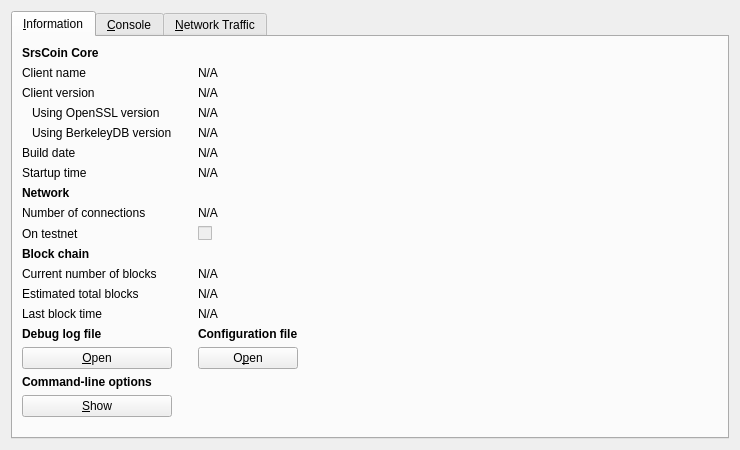
<?xml version="1.0" encoding="UTF-8"?>
<ui version="4.0">
 <class>RPCConsole</class>
 <widget class="QWidget" name="RPCConsole">
  <property name="geometry">
   <rect>
    <x>0</x>
    <y>0</y>
    <width>740</width>
    <height>450</height>
   </rect>
  </property>
  <property name="windowTitle">
   <string>SrsCoin - Debug window</string>
  </property>
  <layout class="QVBoxLayout" name="verticalLayout_2">
   <item>
    <widget class="QTabWidget" name="tabWidget">
     <property name="currentIndex">
      <number>0</number>
     </property>
     <widget class="QWidget" name="tab_info">
      <attribute name="title">
       <string>&amp;Information</string>
      </attribute>
      <layout class="QGridLayout" name="gridLayout">
       <item row="15" column="2">
        <widget class="QLabel" name="labelConfigfile">
         <property name="font">
          <font>
           <weight>75</weight>
           <bold>true</bold>
          </font>
         </property>
         <property name="text">
          <string>Configuration file</string>
         </property>
        </widget>
       </item>
       <item row="13" column="2">
        <widget class="QLabel" name="lastBlockTime">
         <property name="cursor">
          <cursorShape>IBeamCursor</cursorShape>
         </property>
         <property name="text">
          <string>N/A</string>
         </property>
         <property name="textFormat">
          <enum>Qt::PlainText</enum>
         </property>
         <property name="textInteractionFlags">
          <set>Qt::LinksAccessibleByMouse|Qt::TextSelectableByKeyboard|Qt::TextSelectableByMouse</set>
         </property>
        </widget>
       </item>
       <item row="11" column="0">
        <widget class="QLabel" name="label_3">
         <property name="text">
          <string>Current number of blocks</string>
         </property>
        </widget>
       </item>
       <item row="11" column="2">
        <widget class="QLabel" name="numberOfBlocks">
         <property name="cursor">
          <cursorShape>IBeamCursor</cursorShape>
         </property>
         <property name="text">
          <string>N/A</string>
         </property>
         <property name="textFormat">
          <enum>Qt::PlainText</enum>
         </property>
         <property name="textInteractionFlags">
          <set>Qt::LinksAccessibleByMouse|Qt::TextSelectableByKeyboard|Qt::TextSelectableByMouse</set>
         </property>
        </widget>
       </item>
       <item row="17" column="0">
        <widget class="QLabel" name="labelCLOptions">
         <property name="font">
          <font>
           <weight>75</weight>
           <bold>true</bold>
          </font>
         </property>
         <property name="text">
          <string>Command-line options</string>
         </property>
        </widget>
       </item>
       <item row="16" column="0">
        <widget class="QPushButton" name="openDebugLogfileButton">
         <property name="toolTip">
          <string>Open the SrsCoin debug log file from the current data directory. This can take a few seconds for large log files.</string>
         </property>
         <property name="text">
          <string>&amp;Open</string>
         </property>
         <property name="autoDefault">
          <bool>false</bool>
         </property>
        </widget>
       </item>
       <item row="15" column="0">
        <widget class="QLabel" name="labelDebugLogfile">
         <property name="font">
          <font>
           <weight>75</weight>
           <bold>true</bold>
          </font>
         </property>
         <property name="text">
          <string>Debug log file</string>
         </property>
        </widget>
       </item>
       <item row="18" column="3" rowspan="2">
        <spacer name="horizontalSpacer">
         <property name="orientation">
          <enum>Qt::Horizontal</enum>
         </property>
         <property name="sizeHint" stdset="0">
          <size>
           <width>404</width>
           <height>20</height>
          </size>
         </property>
        </spacer>
       </item>
       <item row="19" column="1">
        <spacer name="verticalSpacer">
         <property name="orientation">
          <enum>Qt::Vertical</enum>
         </property>
         <property name="sizeHint" stdset="0">
          <size>
           <width>20</width>
           <height>40</height>
          </size>
         </property>
        </spacer>
       </item>
       <item row="18" column="0">
        <widget class="QPushButton" name="showCLOptionsButton">
         <property name="toolTip">
          <string>Show the SrsCoin-Qt help message to get a list with possible SrsCoin command-line options.</string>
         </property>
         <property name="text">
          <string>&amp;Show</string>
         </property>
         <property name="autoDefault">
          <bool>false</bool>
         </property>
        </widget>
       </item>
       <item row="13" column="0">
        <widget class="QLabel" name="label_2">
         <property name="text">
          <string>Last block time</string>
         </property>
        </widget>
       </item>
       <item row="7" column="0">
        <widget class="QLabel" name="label_11">
         <property name="font">
          <font>
           <weight>75</weight>
           <bold>true</bold>
          </font>
         </property>
         <property name="text">
          <string>Network</string>
         </property>
        </widget>
       </item>
       <item row="6" column="2">
        <widget class="QLabel" name="startupTime">
         <property name="cursor">
          <cursorShape>IBeamCursor</cursorShape>
         </property>
         <property name="text">
          <string>N/A</string>
         </property>
         <property name="textFormat">
          <enum>Qt::PlainText</enum>
         </property>
         <property name="textInteractionFlags">
          <set>Qt::LinksAccessibleByMouse|Qt::TextSelectableByKeyboard|Qt::TextSelectableByMouse</set>
         </property>
        </widget>
       </item>
       <item row="6" column="0">
        <widget class="QLabel" name="label_13">
         <property name="text">
          <string>Startup time</string>
         </property>
        </widget>
       </item>
       <item row="9" column="0">
        <widget class="QLabel" name="label_8">
         <property name="text">
          <string>On testnet</string>
         </property>
        </widget>
       </item>
       <item row="8" column="2">
        <widget class="QLabel" name="numberOfConnections">
         <property name="cursor">
          <cursorShape>IBeamCursor</cursorShape>
         </property>
         <property name="text">
          <string>N/A</string>
         </property>
         <property name="textFormat">
          <enum>Qt::PlainText</enum>
         </property>
         <property name="textInteractionFlags">
          <set>Qt::LinksAccessibleByMouse|Qt::TextSelectableByKeyboard|Qt::TextSelectableByMouse</set>
         </property>
        </widget>
       </item>
       <item row="8" column="0">
        <widget class="QLabel" name="label_7">
         <property name="text">
          <string>Number of connections</string>
         </property>
        </widget>
       </item>
       <item row="10" column="0">
        <widget class="QLabel" name="label_10">
         <property name="font">
          <font>
           <weight>75</weight>
           <bold>true</bold>
          </font>
         </property>
         <property name="text">
          <string>Block chain</string>
         </property>
        </widget>
       </item>
       <item row="9" column="2">
        <widget class="QCheckBox" name="isTestNet">
         <property name="enabled">
          <bool>false</bool>
         </property>
         <property name="text">
          <string/>
         </property>
        </widget>
       </item>
       <item row="12" column="0">
        <widget class="QLabel" name="label_4">
         <property name="text">
          <string>Estimated total blocks</string>
         </property>
        </widget>
       </item>
       <item row="12" column="2">
        <widget class="QLabel" name="totalBlocks">
         <property name="cursor">
          <cursorShape>IBeamCursor</cursorShape>
         </property>
         <property name="text">
          <string>N/A</string>
         </property>
         <property name="textFormat">
          <enum>Qt::PlainText</enum>
         </property>
         <property name="textInteractionFlags">
          <set>Qt::LinksAccessibleByMouse|Qt::TextSelectableByKeyboard|Qt::TextSelectableByMouse</set>
         </property>
        </widget>
       </item>
       <item row="2" column="2">
        <widget class="QLabel" name="clientVersion">
         <property name="cursor">
          <cursorShape>IBeamCursor</cursorShape>
         </property>
         <property name="text">
          <string>N/A</string>
         </property>
         <property name="textFormat">
          <enum>Qt::PlainText</enum>
         </property>
         <property name="textInteractionFlags">
          <set>Qt::LinksAccessibleByMouse|Qt::TextSelectableByKeyboard|Qt::TextSelectableByMouse</set>
         </property>
        </widget>
       </item>
       <item row="4" column="0">
        <widget class="QLabel" name="label_berkeleyDBVersion">
         <property name="text">
          <string>Using BerkeleyDB version</string>
         </property>
         <property name="indent">
          <number>10</number>
         </property>
        </widget>
       </item>
       <item row="3" column="0">
        <widget class="QLabel" name="label_14">
         <property name="text">
          <string>Using OpenSSL version</string>
         </property>
         <property name="indent">
          <number>10</number>
         </property>
        </widget>
       </item>
       <item row="3" column="2">
        <widget class="QLabel" name="openSSLVersion">
         <property name="cursor">
          <cursorShape>IBeamCursor</cursorShape>
         </property>
         <property name="text">
          <string>N/A</string>
         </property>
         <property name="textFormat">
          <enum>Qt::PlainText</enum>
         </property>
         <property name="textInteractionFlags">
          <set>Qt::LinksAccessibleByMouse|Qt::TextSelectableByKeyboard|Qt::TextSelectableByMouse</set>
         </property>
        </widget>
       </item>
       <item row="4" column="2">
        <widget class="QLabel" name="berkeleyDBVersion">
         <property name="cursor">
          <cursorShape>IBeamCursor</cursorShape>
         </property>
         <property name="text">
          <string>N/A</string>
         </property>
         <property name="textFormat">
          <enum>Qt::PlainText</enum>
         </property>
         <property name="textInteractionFlags">
          <set>Qt::LinksAccessibleByMouse|Qt::TextSelectableByKeyboard|Qt::TextSelectableByMouse</set>
         </property>
        </widget>
       </item>
       <item row="5" column="0">
        <widget class="QLabel" name="label_12">
         <property name="text">
          <string>Build date</string>
         </property>
        </widget>
       </item>
       <item row="5" column="2">
        <widget class="QLabel" name="buildDate">
         <property name="cursor">
          <cursorShape>IBeamCursor</cursorShape>
         </property>
         <property name="text">
          <string>N/A</string>
         </property>
         <property name="textFormat">
          <enum>Qt::PlainText</enum>
         </property>
         <property name="textInteractionFlags">
          <set>Qt::LinksAccessibleByMouse|Qt::TextSelectableByKeyboard|Qt::TextSelectableByMouse</set>
         </property>
        </widget>
       </item>
       <item row="2" column="0">
        <widget class="QLabel" name="label_6">
         <property name="text">
          <string>Client version</string>
         </property>
        </widget>
       </item>
       <item row="0" column="0">
        <widget class="QLabel" name="label_9">
         <property name="font">
          <font>
           <weight>75</weight>
           <bold>true</bold>
          </font>
         </property>
         <property name="text">
          <string>SrsCoin Core</string>
         </property>
        </widget>
       </item>
       <item row="1" column="2">
        <widget class="QLabel" name="clientName">
         <property name="cursor">
          <cursorShape>IBeamCursor</cursorShape>
         </property>
         <property name="text">
          <string>N/A</string>
         </property>
         <property name="textFormat">
          <enum>Qt::PlainText</enum>
         </property>
         <property name="textInteractionFlags">
          <set>Qt::LinksAccessibleByMouse|Qt::TextSelectableByKeyboard|Qt::TextSelectableByMouse</set>
         </property>
        </widget>
       </item>
       <item row="1" column="0">
        <widget class="QLabel" name="label_5">
         <property name="text">
          <string>Client name</string>
         </property>
        </widget>
       </item>
       <item row="14" column="2">
        <spacer name="verticalSpacer_2">
         <property name="orientation">
          <enum>Qt::Vertical</enum>
         </property>
         <property name="sizeHint" stdset="0">
          <size>
           <width>20</width>
           <height>20</height>
          </size>
         </property>
        </spacer>
       </item>
       <item row="16" column="2">
        <widget class="QPushButton" name="openConfigurationfileButton">
         <property name="toolTip">
          <string>Open the SrsCoin configuration file from the current data directory.</string>
         </property>
         <property name="text">
          <string>O&amp;pen</string>
         </property>
         <property name="autoDefault">
          <bool>false</bool>
         </property>
        </widget>
       </item>
      </layout>
     </widget>
     <widget class="QWidget" name="tab_console">
      <attribute name="title">
       <string>&amp;Console</string>
      </attribute>
      <layout class="QVBoxLayout" name="verticalLayout_3">
       <property name="spacing">
        <number>3</number>
       </property>
       <item>
        <widget class="QTextEdit" name="messagesWidget">
         <property name="minimumSize">
          <size>
           <width>0</width>
           <height>100</height>
          </size>
         </property>
         <property name="readOnly">
          <bool>true</bool>
         </property>
         <property name="tabKeyNavigation" stdset="0">
          <bool>false</bool>
         </property>
         <property name="columnCount" stdset="0">
          <number>2</number>
         </property>
        </widget>
       </item>
       <item>
        <layout class="QHBoxLayout" name="horizontalLayout">
         <property name="spacing">
          <number>3</number>
         </property>
         <item>
          <widget class="QLabel" name="label">
           <property name="text">
            <string notr="true">&gt;</string>
           </property>
          </widget>
         </item>
         <item>
          <widget class="QLineEdit" name="lineEdit"/>
         </item>
         <item>
          <widget class="QPushButton" name="clearButton">
           <property name="maximumSize">
            <size>
             <width>24</width>
             <height>24</height>
            </size>
           </property>
           <property name="toolTip">
            <string>Clear console</string>
           </property>
           <property name="text">
            <string/>
           </property>
           <property name="icon">
            <iconset resource="../bitcoin.qrc">
             <normaloff>:/icons/remove</normaloff>:/icons/remove</iconset>
           </property>
           <property name="shortcut">
            <string notr="true">Ctrl+L</string>
           </property>
           <property name="autoDefault">
            <bool>false</bool>
           </property>
          </widget>
         </item>
        </layout>
       </item>
      </layout>
     </widget>
     <widget class="QWidget" name="tab_nettraffic">
      <attribute name="title">
       <string>&amp;Network Traffic</string>
      </attribute>
      <layout class="QHBoxLayout" name="horizontalLayout_3">
       <item>
        <layout class="QVBoxLayout" name="verticalLayout_4">
         <item>
          <widget class="TrafficGraphWidget" name="trafficGraph" native="true">
           <property name="sizePolicy">
            <sizepolicy hsizetype="Expanding" vsizetype="Expanding">
             <horstretch>0</horstretch>
             <verstretch>0</verstretch>
            </sizepolicy>
           </property>
          </widget>
         </item>
         <item>
          <layout class="QHBoxLayout" name="horizontalLayout_2">
           <item>
            <widget class="QSlider" name="sldGraphRange">
             <property name="minimum">
              <number>1</number>
             </property>
             <property name="maximum">
              <number>288</number>
             </property>
             <property name="pageStep">
              <number>12</number>
             </property>
             <property name="value">
              <number>6</number>
             </property>
             <property name="orientation">
              <enum>Qt::Horizontal</enum>
             </property>
            </widget>
           </item>
           <item>
            <widget class="QLabel" name="lblGraphRange">
             <property name="minimumSize">
              <size>
               <width>100</width>
               <height>0</height>
              </size>
             </property>
             <property name="alignment">
              <set>Qt::AlignCenter</set>
             </property>
            </widget>
           </item>
           <item>
            <widget class="QPushButton" name="btnClearTrafficGraph">
             <property name="text">
              <string>&amp;Clear</string>
             </property>
             <property name="autoDefault">
              <bool>false</bool>
             </property>
            </widget>
           </item>
          </layout>
         </item>
        </layout>
       </item>
       <item>
        <layout class="QVBoxLayout" name="verticalLayout">
         <item>
          <widget class="QGroupBox" name="groupBox">
           <property name="title">
            <string>Totals</string>
           </property>
           <layout class="QVBoxLayout" name="verticalLayout_5">
            <item>
             <layout class="QHBoxLayout" name="horizontalLayout_4">
              <item>
               <widget class="Line" name="line">
                <property name="sizePolicy">
                 <sizepolicy hsizetype="Fixed" vsizetype="Fixed">
                  <horstretch>0</horstretch>
                  <verstretch>0</verstretch>
                 </sizepolicy>
                </property>
                <property name="minimumSize">
                 <size>
                  <width>10</width>
                  <height>0</height>
                 </size>
                </property>
                <property name="palette">
                 <palette>
                  <active>
                   <colorrole role="Light">
                    <brush brushstyle="SolidPattern">
                     <color alpha="255">
                      <red>0</red>
                      <green>255</green>
                      <blue>0</blue>
                     </color>
                    </brush>
                   </colorrole>
                  </active>
                  <inactive>
                   <colorrole role="Light">
                    <brush brushstyle="SolidPattern">
                     <color alpha="255">
                      <red>0</red>
                      <green>255</green>
                      <blue>0</blue>
                     </color>
                    </brush>
                   </colorrole>
                  </inactive>
                  <disabled>
                   <colorrole role="Light">
                    <brush brushstyle="SolidPattern">
                     <color alpha="255">
                      <red>0</red>
                      <green>255</green>
                      <blue>0</blue>
                     </color>
                    </brush>
                   </colorrole>
                  </disabled>
                 </palette>
                </property>
                <property name="orientation">
                 <enum>Qt::Horizontal</enum>
                </property>
               </widget>
              </item>
              <item>
               <widget class="QLabel" name="label_16">
                <property name="text">
                 <string>Received:</string>
                </property>
               </widget>
              </item>
              <item>
               <widget class="QLabel" name="lblBytesIn">
                <property name="minimumSize">
                 <size>
                  <width>50</width>
                  <height>0</height>
                 </size>
                </property>
                <property name="alignment">
                 <set>Qt::AlignRight|Qt::AlignTrailing|Qt::AlignVCenter</set>
                </property>
               </widget>
              </item>
             </layout>
            </item>
            <item>
             <layout class="QHBoxLayout" name="horizontalLayout_5">
              <item>
               <widget class="Line" name="line_2">
                <property name="sizePolicy">
                 <sizepolicy hsizetype="Fixed" vsizetype="Fixed">
                  <horstretch>0</horstretch>
                  <verstretch>0</verstretch>
                 </sizepolicy>
                </property>
                <property name="minimumSize">
                 <size>
                  <width>10</width>
                  <height>0</height>
                 </size>
                </property>
                <property name="palette">
                 <palette>
                  <active>
                   <colorrole role="Light">
                    <brush brushstyle="SolidPattern">
                     <color alpha="255">
                      <red>255</red>
                      <green>0</green>
                      <blue>0</blue>
                     </color>
                    </brush>
                   </colorrole>
                  </active>
                  <inactive>
                   <colorrole role="Light">
                    <brush brushstyle="SolidPattern">
                     <color alpha="255">
                      <red>255</red>
                      <green>0</green>
                      <blue>0</blue>
                     </color>
                    </brush>
                   </colorrole>
                  </inactive>
                  <disabled>
                   <colorrole role="Light">
                    <brush brushstyle="SolidPattern">
                     <color alpha="255">
                      <red>255</red>
                      <green>0</green>
                      <blue>0</blue>
                     </color>
                    </brush>
                   </colorrole>
                  </disabled>
                 </palette>
                </property>
                <property name="orientation">
                 <enum>Qt::Horizontal</enum>
                </property>
               </widget>
              </item>
              <item>
               <widget class="QLabel" name="label_17">
                <property name="text">
                 <string>Sent:</string>
                </property>
               </widget>
              </item>
              <item>
               <widget class="QLabel" name="lblBytesOut">
                <property name="minimumSize">
                 <size>
                  <width>50</width>
                  <height>0</height>
                 </size>
                </property>
                <property name="alignment">
                 <set>Qt::AlignRight|Qt::AlignTrailing|Qt::AlignVCenter</set>
                </property>
               </widget>
              </item>
             </layout>
            </item>
            <item>
             <spacer name="verticalSpacer_4">
              <property name="orientation">
               <enum>Qt::Vertical</enum>
              </property>
              <property name="sizeHint" stdset="0">
               <size>
                <width>20</width>
                <height>407</height>
               </size>
              </property>
             </spacer>
            </item>
           </layout>
          </widget>
         </item>
        </layout>
       </item>
      </layout>
     </widget>
    </widget>
   </item>
  </layout>
 </widget>
 <customwidgets>
  <customwidget>
   <class>TrafficGraphWidget</class>
   <extends>QWidget</extends>
   <header>trafficgraphwidget.h</header>
   <container>1</container>
   <slots>
    <slot>clear()</slot>
   </slots>
  </customwidget>
 </customwidgets>
 <resources>
  <include location="../bitcoin.qrc"/>
 </resources>
 <connections/>
</ui>
